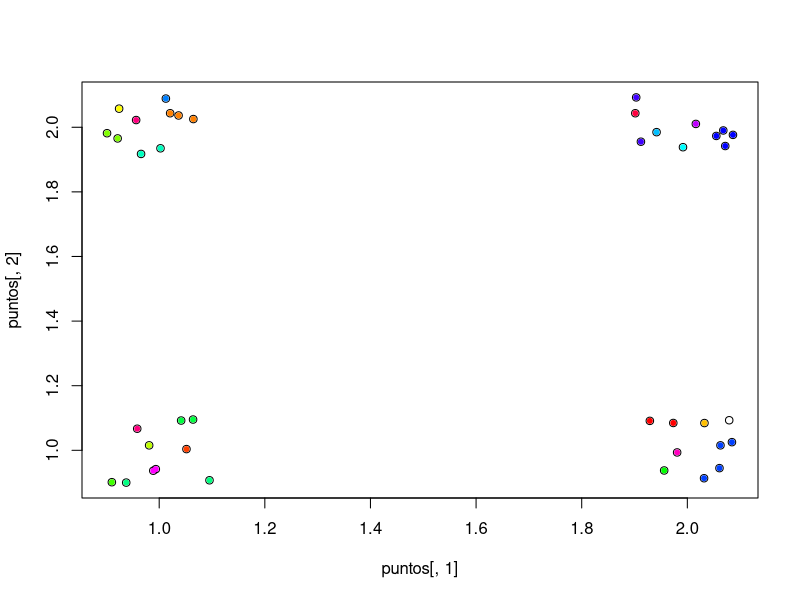

This chart was generated by the following R code: (Note: this script raises an error after producing the figure.)
#TO DO
#VER COMO IMPLEMENTAR LA FUNCION SAMPLE EN C!

#///////////////
#CONFIGURACIONES
#///////////////

#---------------------------
#Configuraciones del dataset
#---------------------------
poblacion = 50;
pm = 0.5; #probabilidad de mutacion
pc = 0.5; #probabilidad de single-point crossover
generaciones = 2500;
corridas = 1;

#---------------------
#Configuraciones de AG
#---------------------
dim_red = 2; #los puntos en la red no son reales, son solo los lugares alrededor de los cuales se van a armar los clusters
puntos_por_cluster = 10;
parametro_de_red = 1;
ancho_del_cluster = 0.1; #lo que mide el cluster en x
alto_del_cluster = 0.1; #lo que mide el cluster en y
k_max = 25; #Maxima cantidad de clusters a buscar
k_min = 2; #Minima cantidad de clusters a buscar
soluciones_de_elite = 4; #Las mejores soluciones pasan sin alteraciones a la proxima generacion

#Setea la semilla aleatoria para tener resultados reproducibles
set.seed(123457)

#////////////////////
#CARGADO DE LIBRERIAS
#////////////////////
library(fpc);

#/////////////////////////////////
#COMIENZAN LAS FUNCIONES GENERICAS
#/////////////////////////////////

#------------------
#Funcion de fitness
#------------------
calcular_fitness <- function(puntos, cromosoma){
	#Vamos a probar con el indice de Calinski-Harabasz (ch)
	return (calinhara(puntos, cromosoma));
}

#-------------------
#Funcion de mutacion
#-------------------
mutar <- function(cromosoma, pm, k_max, k_min){
	#Tres operadores de mutacion: mutar, mergear, splitear
	
	#Muta el cromosoma con probabilidad pm
	if(runif(1) <= pm){

		#Elije un locus al azar y lo cambia
		posicion = sample(1:length(cromosoma), 1);
		red<-c(1:k_max);
		red<-red[-cromosoma[posicion]];	#Sacamos como posibilidad que la mutacion lo deje en el mismo lugar	
		cluster_anterior_a_la_mutacion = cromosoma[posicion]; #Guardamos la mutacion anterior
		cromosoma[posicion] = sample(red, 1);
		#Si la mutacion provoco que la solucion tenga menos clusters que el minimo, volvemos el cambio para atras
		if(length(unique(cromosoma)) < k_min) cromosoma[posicion] = cluster_anterior_a_la_mutacion;
		
	
	}
	#Mergea dos clusters dentro del cromosomas con probabilidad pm
	if(runif(1) <= pm){
		#Cuantos clusters hay
		clusters_en_cromosoma = unique(cromosoma);
		
		#Como minimo tiene que tener k_min clusters
		if(length(clusters_en_cromosoma) > k_min){
			#Elije dos clusters al azar y los junta
			clusters_a_mergear = sample(clusters_en_cromosoma, 2, replace=FALSE);
			cromosoma[which(cromosoma==clusters_a_mergear[2])]=clusters_a_mergear[1];	
		}
	}
	#Splitea un cluster dentro del cromosomas con probabilidad pm
	if(runif(1) <= pm){
		#Elije un cluster al azar
		clusters_en_cromosoma = unique(cromosoma);
		
		#Elije un cluster al azar y lo divide (elige en realidad dos clusters al azar,
		#uno el que va a dividir, el otro el que va a usar para asignar 
		#a la mitad de los elementos del primero).
		clusters_a_dividir = sample(clusters_en_cromosoma, 2, replace=FALSE);
		elementos_del_cluster_a_dividir = which(cromosoma==clusters_a_dividir[1]);
		
		cromosoma[elementos_del_cluster_a_dividir[1:ceiling(length(elementos_del_cluster_a_dividir)/2)]]=clusters_a_dividir[2];	
	}			
	
	return (cromosoma);
}

#--------------------
#Funcion de crossover
#--------------------
cruzar <- function(cromosomas_padres, pc){
	#Creamos los hijos
	cromosomas_hijos = cromosomas_padres; 

	#Hace crossover entre dos cromosomas con probabilidad pc
	if(runif(1) <= pc){
	
		#Elije un locus desde donde empezar a cruzar y los cruza
		posicion = sample(1:length(cromosomas_padres[1,]), 1);
		cromosomas_hijos[1, 1:posicion] = cromosomas_padres[2, 1:posicion];
		cromosomas_hijos[2, 1:posicion] = cromosomas_padres[1, 1:posicion];
		
	}
	return (cromosomas_hijos);
}

#-----------------------------------------------------
#Funcion que elige una pareja en funcion de su fitness
#-----------------------------------------------------
elegir_pareja <- function(fitness){

	#VER COMO IMPLEMENTAR LA FUNCION SAMPLE EN C!
	return (sample(1:length(fitness), 2, replace=FALSE, prob=(fitness/sum(fitness))));
}

#---------------------------------------
#Funcion para generar el dataset inicial
#---------------------------------------
generar_dataset <- function(dim_red, puntos_por_cluster, parametro_de_red, ancho_del_clustero, alto_del_cluster){
	#genero la red equiespaciada
	a <- seq(1, dim_red*parametro_de_red, parametro_de_red);
	red <- matrix(data=a, nrow=dim_red^2, ncol=2);
	red[, 1] <- rep(a, each=dim_red);

	#genero los puntos de datos alrededor de la red
	puntos_en_la_red <- dim_red^2;
	total_de_puntos <- puntos_en_la_red * puntos_por_cluster;

	#Genero los puntos de los clusters
	puntos <- matrix(0, nrow=total_de_puntos, ncol=2);
	puntos[, 1] <- runif(total_de_puntos, -ancho_del_cluster, ancho_del_cluster) + rep(red[, 1], each=puntos_por_cluster);
	puntos[, 2] <- runif(total_de_puntos, -alto_del_cluster, alto_del_cluster) + rep(red[, 2], each=puntos_por_cluster);
	return (puntos);
}

#////////////////////
#COMIENZA EL PROGRAMA
#////////////////////

#Genera el dataset
puntos <- generar_dataset(dim_red, puntos_por_cluster, parametro_de_red, ancho_del_clustero, alto_del_cluster);
total_de_puntos = nrow(puntos);

#Matriz de distancias entre los puntos
matriz_de_disimilaridad = dist(puntos);

#Matriz en blanco que va a guardar los cromosomas de la poblacion nueva despues de cada corrida
#Cada cromosoma es una tira ordenada que asigna a cada posicion (cada punto) uno de los clusters posibles
#de la red
cromosomas_nuevos = matrix(0, ncol=total_de_puntos, nrow=poblacion);

#Matriz que guarda el fitness de cada cromosoma
fitness = matrix(0, ncol=1, nrow=poblacion);

#Cantidad de cruzas por iteracion			
cruzas = c(1: as.integer(poblacion/2));

#Registro de fitness
registro_de_fitness = matrix(0, ncol=1, nrow=generaciones);

#Comienzan las corridas
for(corrida in 1:corridas){

	#Genera los cromosomas al azar de la corrida, entre 1 y la cantidad de puntos de la red
	cromosomas = matrix(sample(1:k_max, poblacion*total_de_puntos, replace=TRUE), ncol=total_de_puntos);

	#Generando las generaciones
	for(generacion in 1:generaciones){

		#Calcula el fitness de los cromosomas
		for(cromosoma in 1:poblacion){
			fitness[cromosoma] = calcular_fitness(puntos, cromosomas[cromosoma, ]);
		}
		registro_de_fitness[generacion] = mean(fitness);
		
		#Las soluciones con mejor fitness pasan inalteradas
		indice_mejores_soluciones = sort(fitness, index.return=TRUE)$ix[length(fitness):(length(fitness)-soluciones_de_elite + 1)];
		mejores_soluciones = cromosomas[indice_mejores_soluciones, ];		
		
		if(generacion%%1 == 0){
                        ibestf<-which.max(fitness)
                        nn <- apply(cromosomas,1,function(x){ return(length(unique(x)))})
			cat(paste("generacion:",generacion,"- fitness mean:sd:max", 
				  signif(mean(fitness),2),signif(sd(fitness),2),
			          signif(fitness[ibestf],2),"\n"))
			cat(paste("               - N mean:sd:max",
			          mean(nn),sd(nn),nn[ibestf],"\n\n"))
		}

		#Cruza los cromosomas de acuerdo a su fitness. Cuanto mas fitness mas probabilidad de cruza. 
		#Elige poblacion/2 parejas

		pareja_actual = 1; #Indice de la nueva pareja en cada cruza, es interno a este bucle
		for(cruza in cruzas){
			#Elige la pareja a cruzar
			pareja = elegir_pareja(fitness);
			#La cruza y genera dos hijos
			hijos = cruzar(cromosomas[pareja, ], pc);
			#Asigna a la nueva poblacion los dos hijos
			cromosomas_nuevos[pareja_actual, ] = hijos[1, ];
			cromosomas_nuevos[pareja_actual+1, ] = hijos[2, ];
			#Agrega dos al indice de nuevas parejas
			pareja_actual = pareja_actual + 2;
		}

		#Asignamos la nueva poblacion como la poblacion actual
		cromosomas = cromosomas_nuevos;

		#Mutamos los nuevos cromosomas
		for(cromosoma in 1:poblacion){
			cromosomas[cromosoma, ] = mutar(cromosomas[cromosoma, ], pm, k_max, k_min);
		
		}
		
		#Descartamos los cambios a las soluciones de elite
		cromosomas[indice_mejores_soluciones, ] = mejores_soluciones;			
		
	}
	
}

#Muestra los mejores fitness
graphics.off();
ibestf<-which.max(fitness);
plot(puntos[,1],puntos[,2]);
points(puntos[,1],puntos[,2],col=rainbow(length(unique(cromosomas[ibestf, ])))[cromosomas[ibestf, ]],pch=20);
dev.new();
plot(silhouette(cromosomas[ibestf, ], matriz_de_disimilaridad));
dev.new()
plot(registro_de_fitness);
